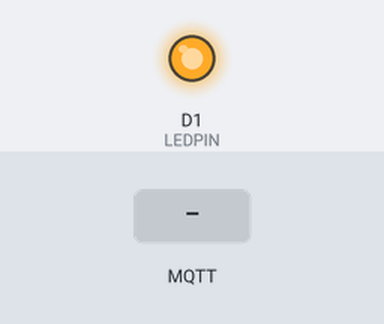
Bench run of a sketch on a simulated ESP8266 (NodeMCU). On the bench: output pins drawn as LEDs (lit = HIGH). Dashed ring = blinking. The test bench sets the inputs (shaded band). WiFi joins after 1.5 s; servers stay silent unless stated; random numbers use the default seed unless the sketch sets one; no MQTT or app messages arrive unless stated; what the sketch prints to the serial monitor is not drawn.

Above: at 3.7 s.
3.8 s: MQTT message "2" arrives on the first subscribed topic
At 6.7 s:
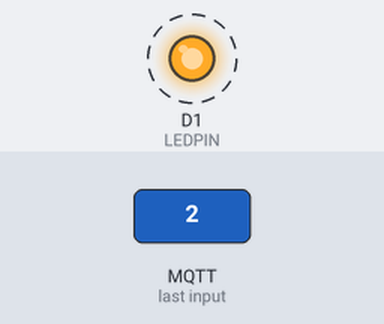
6.8 s: MQTT message "0" arrives on the first subscribed topic
8.3 s: MQTT message "1" arrives on the first subscribed topic
At 9.0 s:
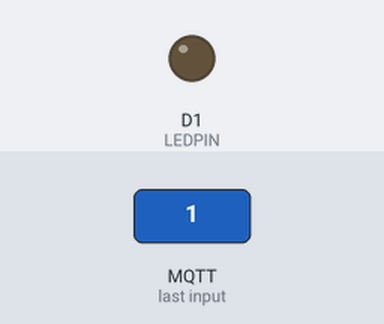
Timing chart, 0 to 11.3 s (numbered marks = the images above; inputs shaded):
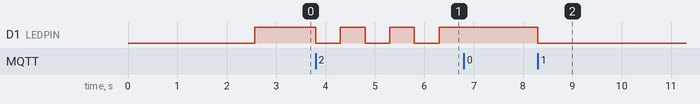

The sketch:

requirement-C.ino
```cpp
#include <ESP8266WiFi.h>
#include <PubSubClient.h>
//const char* ssid = "IoT-UNICA";
//const char* password = "I@T-unic@2019";

int LEDPIN = D1;

// Rete e password casa
const char* ssid = "Wind3 Frau";
const char* password = "4nd1yjynbgoyv0ce";

const char* mqtt_server = "broker.mqtt-dashboard.com";
WiFiClient espClient;
PubSubClient client(espClient);
long lastMsg = 0;
char msg[50];
int led_status = 0; // 0 = off, 1 = on, 2 = blink
int readvalue;
bool isBlinking = false; // To control blinking state
long previousMillis = 0; // For timing LED blink
const long blinkInterval = 500; // Interval for LED blink in milliseconds

void setup() {
  pinMode(LEDPIN, OUTPUT);
  Serial.begin(115200);
  delay(1000); //delay per attendere la porta seriale
  setup_wifi();
  client.setServer(mqtt_server, 1883);
  client.setCallback(callback);
}

void setup_wifi() {
  delay(10);
  Serial.println("Attempting WIFI connection...");

  WiFi.mode(WIFI_STA);           // Modalità stazione (client)
  WiFi.begin(ssid, password);

  while (WiFi.status() != WL_CONNECTED) {
    delay(500);
    Serial.print(".");
  }
  Serial.println("WiFi connected");
}

void callback(char* topic, byte* payload, unsigned int length) {
  Serial.print("Message arrived [");
  Serial.print(topic);
  Serial.print("] ");
  for (int i = 0; i < length; i++) {
    Serial.print((char)payload[i]);
  }
  Serial.println();

  // Read payload and set led_status
  readvalue = (char)payload[0] - '0'; // Convert character to integer (0, 1, or 2)

  switch(readvalue) {
    case 0:
    case 1:
      led_status = readvalue;
      isBlinking = false; // Stop blinking
      break;
    case 2:
      led_status = 2;
      isBlinking = true; // Start blinking
      break;
  }
}

void reconnect() {
  while (!client.connected()) {
    Serial.println("Attempting MQTT connection...");
    String clientId = "ESP8266Client-";
    clientId += String(random(0xffff), HEX);
    if (client.connect(clientId.c_str())) {
      Serial.println("connected");
      client.publish("LedStatus", "LED Status");
      client.subscribe("LedDrive");
    } else {
      Serial.print(".");
      delay(6000);
    }
  }
}

void blink_led() {
  long currentMillis = millis();
  if (currentMillis - previousMillis >= blinkInterval) {
    previousMillis = currentMillis;
    // Toggle LED state
    if (digitalRead(LEDPIN) == LOW) {
      digitalWrite(LEDPIN, HIGH);  // Turn LED off
    } else {
      digitalWrite(LEDPIN, LOW);   // Turn LED on
    }
  }
}

void loop() {
  if (!client.connected()) reconnect();
  client.loop();  // Process incoming messages

  long now = millis();
  if ((now - lastMsg) > 5000) {
    lastMsg = now;
    snprintf(msg, 75, "LED Status: %ld", led_status);
    Serial.print("Publish message: ");
    Serial.println(msg);
    client.publish("LedStatus", msg);
  }

  // Change LED status based on led_status value
  if (led_status == 1) {
    digitalWrite(LEDPIN, LOW);  // LED on by making the voltage LOW
  } else if (led_status == 0) {
    digitalWrite(LEDPIN, HIGH); // LED off by making the voltage HIGH
  } else if (led_status == 2 && isBlinking) {
    blink_led();  // Call blink function if LED is in blinking mode
  }
}
```

Measured:
- after the input at 3.8 s, D1 (LEDPIN): alternates HIGH for 0.50 s and LOW for 0.50 s, starting at once
- after the input at 6.8 s, every drawn part: stays the same
- after the input at 8.3 s, D1 (LEDPIN): HIGH → LOW at once
